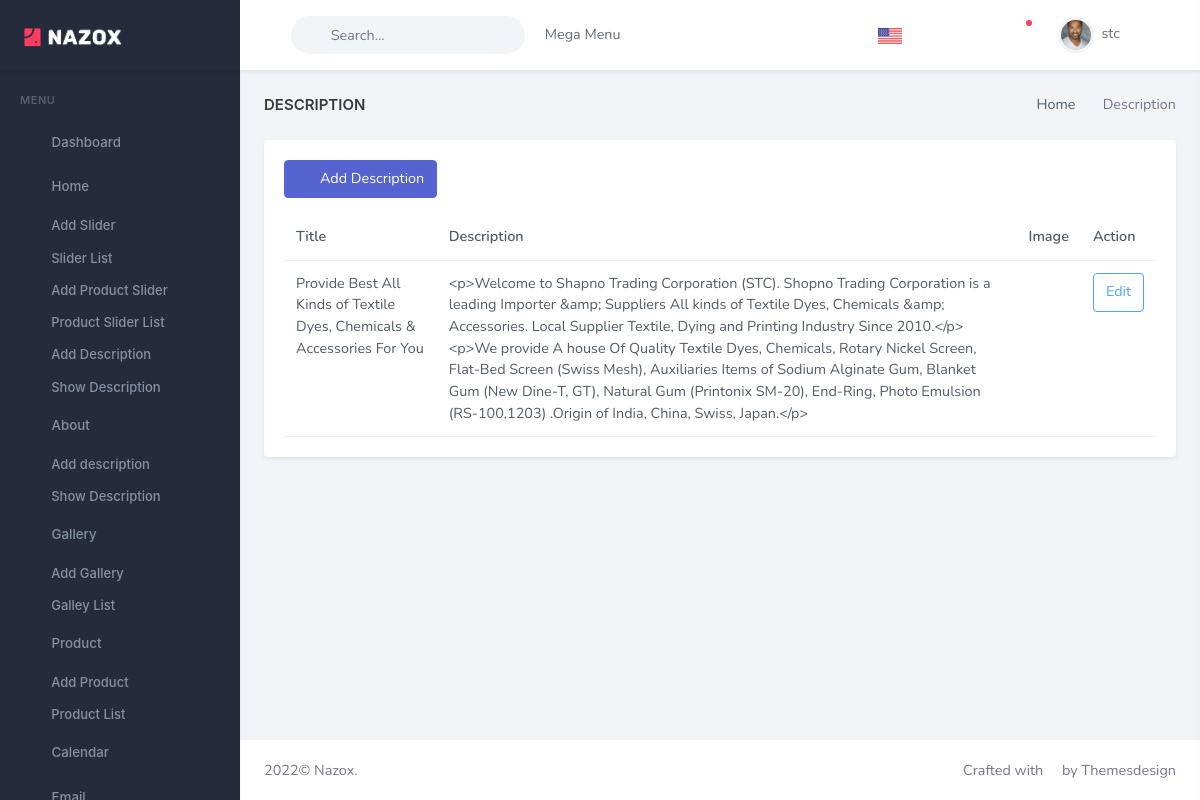
Screenshot of /dashboard/about-description (signed in) with the database file from the repository.
### home/models.py (models this page shows, shortened)
class About(models.Model):
    title = models.CharField(max_length=100)
    description = RichTextField(blank=True, null=True)
    image = models.ImageField(upload_to='about')

### home/views.py (the view)
# urls.py: path('dashboard/about-description', views.AboutDescriptionView.as_view(), name='about-description'),  # about description
class AboutDescriptionView(LoginRequiredMixin, View):
    def get(self, request):
        context = {
            'description': About.objects.all(),
            'title': "Description",
            'pageview': "Home"
        }
        return render(request, 'home/about-description.html', context)

### templates/home/about-description.html
{% extends 'partials/base.html' %}
{% load static %}
{% block content %}
                        <div class="row">
                            <div class="col-lg-12">
                                <div class="card">
                                    <div class="card-body">
                                        <div class="">
                                            <a href="{% url 'about-description-create' %}" class="btn btn-primary mb-3"><i class="mdi mdi-plus me-2"></i> Add Description</a>
                                        </div>
                                        <div class="table-responsive">
                                            <table class="table mb-0">
                                                <thead>
                                                    <tr>
                                                        <th>Title</th>
                                                        <th>Description</th>
                                                        <th>Image</th>
                                                        <th>Action</th>
                                                    </tr>
                                                </thead>
                                                {% for item in description %}
                                                <tbody>
                                                    <tr>
                                                        <td>{{item.title}}</td>
                                                        <td>{{item.description}}</td>
                                                        <td><img src="{{ item.image.url }}" alt=""  height="100" /></td>
                                                        <td>
                                                            <a href="{% url 'about-description-edit' item.id %}">
                                                                <button class="btn btn-outline-info">Edit</button>
                                                            </a>
                                                        </td>
                                                    </tr>
                                                </tbody>
                                                {% endfor %}
                                            </table>
                                        </div>
                                    </div>
                                </div>
                            </div>
                        </div>
{% endblock content %}

### templates/partials/header.html (shortened to what this page needs)
{% load static %}
{% block header %}
		<header id="page-topbar">
			<div class="navbar-header">
				<div class="d-flex">
					<div class="navbar-brand-box">
						<a href="{% url 'dashboard' %}" class="logo logo-light">
							<span class="logo-lg">
                                    <img src="{% static 'images/logo-light.png' %}" alt="logo-light" height="20">
                                </span>
						</a>
					</div>
					<button type="button" class="btn btn-sm px-3 font-size-24 header-item waves-effect" id="vertical-menu-btn"> <i class="ri-menu-2-line align-middle"></i>
					</button>
					<form class="app-search d-none d-lg-block">
						<div class="position-relative">
							<input type="text" class="form-control" placeholder="Search..."> <span class="ri-search-line"></span>
						</div>
					</form>
					<div class="dropdown dropdown-mega d-none d-lg-block ms-2">
						<button type="button" class="btn header-item waves-effect" data-bs-toggle="dropdown" aria-haspopup="false" aria-expanded="false" key="t-megamenu">Mega Menu <i class="mdi mdi-chevron-down"></i>
						</button>
					</div>
				</div>
				<div class="d-flex">
					<div class="dropdown d-inline-block">
						<button type="button" class="btn header-item waves-effect" data-bs-toggle="dropdown" aria-haspopup="true"
						aria-expanded="false">
						<img id="header-lang-img" src="{% static 'images/flags/us.jpg' %}" alt="Header Language" height="16" />
						</button>
					</div>
					<div class="dropdown d-none d-lg-inline-block ms-1">
						<button type="button" class="btn header-item noti-icon waves-effect" data-bs-toggle="dropdown" aria-haspopup="true" aria-expanded="false"> <i class="ri-apps-2-line"></i>
						</button>
					</div>
					<div class="dropdown d-none d-lg-inline-block ms-1">
						<button type="button" class="btn header-item noti-icon waves-effect" data-toggle="fullscreen"> <i class="ri-fullscreen-line"></i>
						</button>
					</div>
					<div class="dropdown d-inline-block">
						<button type="button" class="btn header-item noti-icon waves-effect" id="page-header-notifications-dropdown" data-bs-toggle="dropdown" aria-expanded="false"> <i class="ri-notification-3-line"></i>
							<span class="noti-dot"></span>
						</button>
					</div>
					<div class="dropdown d-inline-block user-dropdown">
						<button type="button" class="btn header-item waves-effect" id="page-header-user-dropdown" data-bs-toggle="dropdown" aria-haspopup="true" aria-expanded="false">
							<img class="rounded-circle header-profile-user" src="{% static 'images/users/avatar-2.jpg' %}" alt="Header Avatar"> <span class="d-none d-xl-inline-block ms-1">{{user.username}}</span>
							<i class="mdi mdi-chevron-down d-none d-xl-inline-block"></i>
						</button>
					</div>
					<div class="dropdown d-inline-block">
						<button type="button" class="btn header-item noti-icon right-bar-toggle waves-effect"> <i class="ri-settings-2-line"></i>
						</button>
					</div>
				</div>
			</div>
		</header>
{% endblock header %}

### rows the page displays
About: title "Provide Best All Kinds of Textile Dyes, Chemicals & Accessories For You", description "<p>Welcome to Shapno Trading Corporation (STC). Shopno Trading Corporation is a leading Importer &amp; Suppliers All kinds of Textile Dyes, Chemicals &amp; Accessories. Local Supplier Textile, Dying and Printing Industry Since 2010.</p> <p>We provide A house Of Quality Textile Dyes, Chemicals, Rotary Nickel Screen, Flat-Bed Screen (Swiss Mesh), Auxiliaries Items of Sodium Alginate Gum, Blanket Gum (New Dine-T, GT), Natural Gum (Printonix SM-20), End-Ring, Photo Emulsion (RS-100,1203) .Origin of India, China, Swiss, Japan.</p>"

### other values shown
{{ user.username }} "stc"
{{ title }} "DESCRIPTION"
{{ pageview }} "Home"
{{ title }} "Description"
